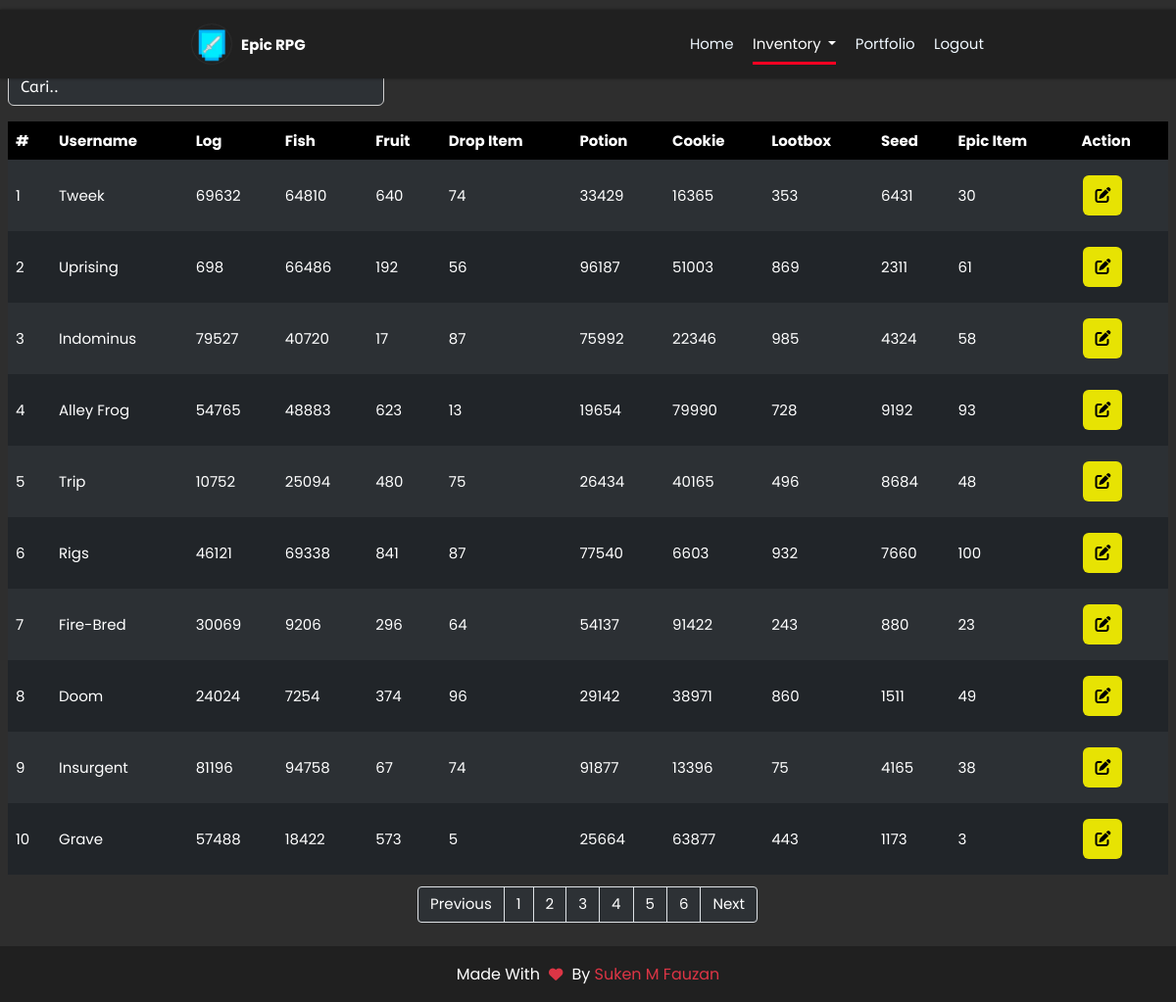
Page /php/inventory/inventory.php (signed in) on the committed database.
### tables this page shows
CREATE TABLE `player` (
  `id_player` int(11) NOT NULL,
  `username` varchar(255) NOT NULL,
  `id_profile` int(11) NOT NULL,
  `id_inventory` int(11) NOT NULL,
  `id_bank` int(11) NOT NULL,
  `id_professions` int(11) NOT NULL,
  `id_horse` int(11) NOT NULL,
  `id_quest` int(11) NOT NULL,
  `id_achievements` int(11) NOT NULL
);

CREATE TABLE `inventory` (
  `id_inventory` int(11) NOT NULL,
  `log` int(11) NOT NULL,
  `fish` int(11) NOT NULL,
  `fruit` int(11) NOT NULL,
  `drop_item` int(11) NOT NULL,
  `potion` int(11) NOT NULL,
  `cookie` int(11) NOT NULL,
  `lootbox` int(11) NOT NULL,
  `seed` int(11) NOT NULL,
  `epic_item` int(11) NOT NULL
);

### php/functions.php (called while the page is built, shortened)
<?php
$conn = mysqli_connect('localhost', 'root', '', 'epic_rpg');
function query($sql)
{
    global $conn;
    $result = mysqli_query($conn, $sql);
    $rows = [];
    while ($row = mysqli_fetch_assoc($result)) {
        $rows[] = $row;
    }
    return $rows;
}

### php/inventory/inventory.php (the view, shortened to what this page needs)
<?php
require '../functions.php';
$jumlahdataperhalaman = 10;
$totaldata = count(query('SELECT * FROM inventory'));
$jumlahhalaman = ceil($totaldata / $jumlahdataperhalaman);
$halaman = isset($_GET['halaman']) ? (int) $_GET['halaman'] : 1;
$Previous = $halaman - 1;
$Next = $halaman + 1;
$halamanawal =
    $halaman > 1 ? $halaman * $jumlahdataperhalaman - $jumlahdataperhalaman : 0;
$inventory = $conn->query(
    'SELECT player.id_player, player.username, inventory.* FROM inventory, player WHERE inventory.id_inventory = player.id_inventory ORDER BY inventory.id_inventory ASC LIMIT ' .
        $halamanawal .
        ',' .
        $jumlahdataperhalaman
);
?>
<!DOCTYPE html>
<html lang="en">
<head>
    <link rel="stylesheet" href="../../assets/style/table.css" />
    <link rel="stylesheet" href="../../assets/style/balloon.css" />
    <link rel="stylesheet" href="../../assets/sweetalert/sweetalert2.min.css">
</head>
<body class="p-2 hidden">
    <nav class="navbar">
      <a href="../../index.php" class="logo">
        <img src="../../assets/img/erpg.webp" alt="logo" style="width: 40px; height: 40px" />
        <h4>Epic RPG</h4>
      </a>
      <ul>
        <li><a href="../../index.php">Home</a></li>
        <li class="nav-item dropdown">
          <a class="nav-link dropdown-toggle active" href="" role="button" data-bs-toggle="dropdown" aria-expanded="false"> Inventory </a>
        </li>
        <li><a href="../../Portfolio/index.php">Portfolio</a></li>
        <li>
         <?php if (isset($_SESSION['username'])) { ?>
            <a href="../logout.php">Logout</a>
          <?php } else { ?>
          <a href="php/login.php" aria-label="Login" data-balloon-pos="right" id="login-icon"><i class="fa-solid fa-right-to-bracket"></i></a>
          <?php } ?>
        </li>
      </ul>
    </nav>
    <section class="content" id="content">
        <marquee behavior="alternate" direction=""><h1>Inventory User Epic RPG</h1></marquee>
        <input class="" width="30" type="search" autofocus="" placeholder="Cari.." autocomplete="off" id="keyword" name="keyword" style="margin-bottom: 1rem;">
        <?php $no = $halamanawal + 1;
?>
        <div id="container1">
            <table class="" cellpadding="15" cellspacing="0" id="data-table" class="data-table">
                <thead>
                    <tr class="">
                        <th>#</th>
                        <th>Username</th>
                        <th>Log</th>
                        <th>Fish</th>
                        <th>Fruit</th>
                        <th>Drop Item</th>
                        <th>Potion</th>
                        <th>Cookie</th>
                        <th>Lootbox</th>
                        <th>Seed</th>
                        <th>Epic Item</th>
                        <th>Action</th>
                    </tr>
                </thead>
                <?php while ($show = mysqli_fetch_array($inventory)) { ?>
                        <tr id="<?= $show['id_player'] ?>">
                            <td><?= $no++ ?></td>
                            <td id="username"><?= $show['username'] ?></td>
                            <td id="log"><?= $show['log'] ?></td>
                            <td id="fish"><?= $show['fish'] ?></td>
                            <td id="fruit"><?= $show['fruit'] ?></td>
                            <td id="drop_item"><?= $show['drop_item'] ?></td>
                            <td id="potion"><?= $show['potion'] ?></td>
                            <td id="cookie"><?= $show['cookie'] ?></td>
                            <td id="lootbox"><?= $show['lootbox'] ?></td>
                            <td id="seed"><?= $show['seed'] ?></td>
                            <td id="epic_item"><?= $show['epic_item'] ?></td>
                            <td>
                                <button class="tbl-edit" id="tbl-edit" name="button" data-bs-toggle="modal" data-bs-target="#modalEdit"><i class="fa-sharp fa-solid fa-pen-to-square"></i></button>
                            </td>
                        </tr>
                    <?php } ?>
            </table>
        </div>
    </section>
    <div class="pagination-flex">
        <div class="pagination">
                <ul class="page-list">
                <li class="page-item">
                    <a class="page-link" <?php if ($halaman > 1) {
                        echo "href='?halaman=$Previous'";
                    } ?>>Previous</a>
                    </li>
                    <?php for ($i = 1; $i <= $jumlahhalaman; $i++): ?>
                        <li class="page-item"><a class="page-link" href="?halaman=<?= $i ?>"><?= $i ?></a></li>
                    <?php endfor; ?>
                    <li class="page-item">
                        <a  class="page-link" <?php if (
                            $halaman < $jumlahhalaman
                        ) {
                            echo "href='?halaman=$Next'";
                        } ?>>Next</a>
                    </li>
                </ul>
            </div>
    </div>
    <footer class="footer">
      <h1 class="credit">Made with <i class="fa fa-heart pulse"></i> by <a href="https://github.com/KenZundera"> Suken M Fauzan</a></h1>
    </footer>
</body>
</html>

### assets/style/table.css (style rules this page uses)
html { max-width: 200%; overflow: unset; }
html, * { margin: 0; padding: 0; box-sizing: border-box; text-transform: capitalize; text-decoration: none; outline: none; transition: all 0.3s; scroll-behavior: smooth; font-family: "Poppins", "AbeeZee", sans-serif; }
body { font-family: "Poppins", "AbeeZee", sans-serif; background-color: #2e2e2e; font-size: 15px; max-width: 100%; height: 100%; }
section.content { padding: 0 0.5rem; }
nav { background-color: #202020; display: flex; width: 100%; justify-content: space-around; padding: 10px 0; box-shadow: 0px 0px 3px rgba(0, 0, 0, 0.5); position: fixed; z-index: 100; }
a.logo { display: flex; text-decoration: none; margin-top: 5px; }
nav .logo img { border-radius: 50%; box-shadow: 0px 0px 2px #444; }
nav .logo h4 { color: white; padding-left: 10px; line-height: 41px; }
nav ul { display: flex; list-style: none; width: 25%; justify-content: space-between; line-height: 50px; }
nav ul li a { text-decoration: none; color: aliceblue; transition: 0.2s; }
nav ul li a.active { color: #ffffff; border-bottom: 0.2rem solid #ff0022; padding: 0.5rem 0; }
.dropup, .dropend, .dropdown, .dropstart, .dropup-center, .dropdown-center { position: relative; }
.dropdown-toggle { white-space: nowrap; }
.dropdown-toggle::after { display: inline-block; margin-left: 0.255em; vertical-align: 0.255em; content: ""; border-top: 0.3em solid; border-right: 0.3em solid transparent; border-bottom: 0; border-left: 0.3em solid transparent; }
table { width: 100%; color: #fff; margin-bottom: 0.75rem; }
table tr { border: 1px solid #000; }
table tr th { text-align: left; padding: 8px; height: 25px; }
table tr td { text-align: left; padding: 8px; }
#keyword { background-color: #2d3135; color: #fff; border: 1px solid rgb(207, 207, 207); border-radius: 0.375rem; padding: 6px 12px 6px 12px; width: 300px; margin: 0px 4px 0px 16px; font-size: 1rem; font-weight: normal; line-height: 1.5; transition: border-color 0.15s ease-in-out, box-shadow 0.15s ease-in-out; }
#keyword::placeholder { color: #fff; font-family: "AbeeZee"; }
.tbl-edit { background-color: #e7e303; border: none; color: rgb(0, 0, 0); padding: 8px 12px; text-align: center; text-decoration: none; display: inline-block; font-size: 16px; margin: 8px 2px; cursor: pointer; border-radius: 0.375rem; }
.pagination { display: inline-block; box-sizing: border-box; }
.page-item:first-child .page-link { margin-left: 0; border-top-left-radius: 0.25rem; border-bottom-left-radius: 0.25rem; box-sizing: border-box; }
.page-item:last-child .page-link { margin-left: 0; border-top-right-radius: 0.25rem; border-bottom-right-radius: 0.25rem; box-sizing: border-box; }
.pagination .page-list { display: flex; padding-left: 0; list-style: none; border-radius: 0.25rem; flex-direction: row; flex-wrap: nowrap; box-sizing: border-box; }
.pagination .page-list .page-link { position: relative; display: block; padding: 0.5rem 0.75rem; margin-left: -1px; line-height: 1.25; color: #ffffff; background-color: #2d3135; border: 1px solid #dee2e6; text-decoration: none; box-sizing: border-box; }
.pagination-flex { display: flex; flex-direction: row; flex-wrap: nowrap; justify-content: center; align-items: center; align-content: stretch; margin-bottom: 1.5rem; }
.footer { min-height: auto; padding: 0rem 16%; background-color: #202020; }
.footer .credit { padding: 1rem 0 1rem 0; text-align: center; font-size: 1rem; font-weight: 400; color: #fff; }
.footer .credit i { font-size: 0.9rem; }
.footer .credit a { color: #dc3545; }
.footer .fa { color: #dc3545; margin: 0 0.3rem; font-size: 1.5rem; animation: pound 0.35s infinite alternate; }

### assets/style/balloon.css (style rules this page uses)
:root { --balloon-border-radius: 2px; --balloon-color: rgba(87, 87, 87, 0.95); --balloon-text-color: #fff; --balloon-font-size: 12px; --balloon-move: 4px; }

### php/inventory/inventory.php (style rules this page uses)
table thead tr th { background-color: #000; color: #fff; }
table tr:nth-child(even) { background-color: #212529; }
table tr:nth-child(odd) { background-color: #2c3034; }
h1 { font-size: 2.5rem; color: #fff; font-weight: bold; margin-top: 10px; }
#keyword { margin: 0px 0px 1rem 0px; width: 24rem; }

### rows in the picture
player: username "Tweek", id_inventory.log "69632", id_inventory.fish "64810", id_inventory.fruit "640", id_inventory.drop_item "74", id_inventory.potion "33429", id_inventory.cookie "16365", id_inventory.lootbox "353", id_inventory.seed "6431", id_inventory.epic_item "30"
player: username "Uprising", id_inventory.log "698", id_inventory.fish "66486", id_inventory.fruit "192", id_inventory.drop_item "56", id_inventory.potion "96187", id_inventory.cookie "51003", id_inventory.lootbox "869", id_inventory.seed "2311", id_inventory.epic_item "61"
player: username "Indominus", id_inventory.log "79527", id_inventory.fish "40720", id_inventory.fruit "17", id_inventory.drop_item "87", id_inventory.potion "75992", id_inventory.cookie "22346", id_inventory.lootbox "985", id_inventory.seed "4324", id_inventory.epic_item "58"
player: username "Alley Frog", id_inventory.log "54765", id_inventory.fish "48883", id_inventory.fruit "623", id_inventory.drop_item "13", id_inventory.potion "19654", id_inventory.cookie "79990", id_inventory.lootbox "728", id_inventory.seed "9192", id_inventory.epic_item "93"
player: username "Trip", id_inventory.log "10752", id_inventory.fish "25094", id_inventory.fruit "480", id_inventory.drop_item "75", id_inventory.potion "26434", id_inventory.cookie "40165", id_inventory.lootbox "496", id_inventory.seed "8684", id_inventory.epic_item "48"
player: username "Rigs", id_inventory.log "46121", id_inventory.fish "69338", id_inventory.fruit "841", id_inventory.drop_item "87", id_inventory.potion "77540", id_inventory.cookie "6603", id_inventory.lootbox "932", id_inventory.seed "7660", id_inventory.epic_item "100"
player: username "Fire-Bred", id_inventory.log "30069", id_inventory.fish "9206", id_inventory.fruit "296", id_inventory.drop_item "64", id_inventory.potion "54137", id_inventory.cookie "91422", id_inventory.lootbox "243", id_inventory.seed "880", id_inventory.epic_item "23"
player: username "Doom", id_inventory.log "24024", id_inventory.fish "7254", id_inventory.fruit "374", id_inventory.drop_item "96", id_inventory.potion "29142", id_inventory.cookie "38971", id_inventory.lootbox "860", id_inventory.seed "1511", id_inventory.epic_item "49"
player: username "Insurgent", id_inventory.log "81196", id_inventory.fish "94758", id_inventory.fruit "67", id_inventory.drop_item "74", id_inventory.potion "91877", id_inventory.cookie "13396", id_inventory.lootbox "75", id_inventory.seed "4165", id_inventory.epic_item "38"
player: username "Grave", id_inventory.log "57488", id_inventory.fish "18422", id_inventory.fruit "573", id_inventory.drop_item "5", id_inventory.potion "25664", id_inventory.cookie "63877", id_inventory.lootbox "443", id_inventory.seed "1173", id_inventory.epic_item "3"
